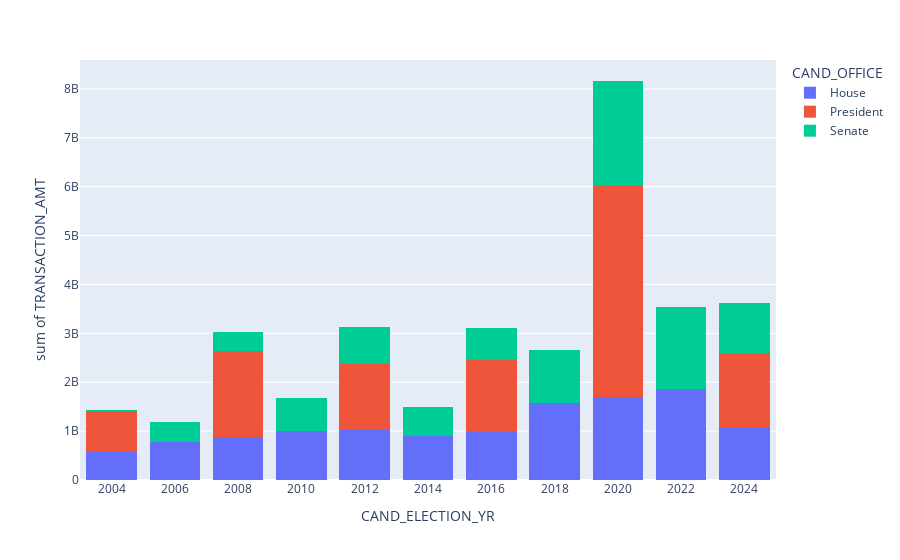

This figure's notebook cell:
### Markdown cell above
#### Exploratory Analysis and Visualization

### Code cell
fig = px.histogram(spendFinalDF, x="CAND_ELECTION_YR", y="TRANSACTION_AMT", color="CAND_OFFICE", barmode="stack")
fig.show()

### Figure 1 — Plotly figure (JSON) as saved in the notebook; plotly's stock layout.template omitted (floating-point values rounded to 4 significant figures; data arrays with more than 128 entries replaced by an {"elided": "..."} marker saying what was removed)
{"data": [{"alignmentgroup": "True", "bingroup": "x", "histfunc": "sum", "hovertemplate": "CAND_OFFICE=House<br>CAND_ELECTION_YR=%{x}<br>sum of TRANSACTION_AMT=%{y}<extra></extra>", "legendgroup": "House", "marker": {"color": "#636efa", "pattern": {"shape": ""}}, "name": "House", "offsetgroup": "House", "orientation": "v", "showlegend": true, "type": "histogram", "x": {"elided": "3858 str values"}, "xaxis": "x", "y": {"elided": "3858 float values"}, "yaxis": "y"}, {"alignmentgroup": "True", "bingroup": "x", "histfunc": "sum", "hovertemplate": "CAND_OFFICE=President<br>CAND_ELECTION_YR=%{x}<br>sum of TRANSACTION_AMT=%{y}<extra></extra>", "legendgroup": "President", "marker": {"color": "#EF553B", "pattern": {"shape": ""}}, "name": "President", "offsetgroup": "President", "orientation": "v", "showlegend": true, "type": "histogram", "x": {"elided": "1802 str values"}, "xaxis": "x", "y": {"elided": "1802 float values"}, "yaxis": "y"}, {"alignmentgroup": "True", "bingroup": "x", "histfunc": "sum", "hovertemplate": "CAND_OFFICE=Senate<br>CAND_ELECTION_YR=%{x}<br>sum of TRANSACTION_AMT=%{y}<extra></extra>", "legendgroup": "Senate", "marker": {"color": "#00cc96", "pattern": {"shape": ""}}, "name": "Senate", "offsetgroup": "Senate", "orientation": "v", "showlegend": true, "type": "histogram", "x": {"elided": "2203 str values"}, "xaxis": "x", "y": {"elided": "2203 float values"}, "yaxis": "y"}], "layout": {"barmode": "stack", "legend": {"title": {"text": "CAND_OFFICE"}, "tracegroupgap": 0}, "margin": {"t": 60}, "xaxis": {"anchor": "y", "domain": [0, 1], "title": {"text": "CAND_ELECTION_YR"}}, "yaxis": {"anchor": "x", "domain": [0, 1], "title": {"text": "sum of TRANSACTION_AMT"}}}}
